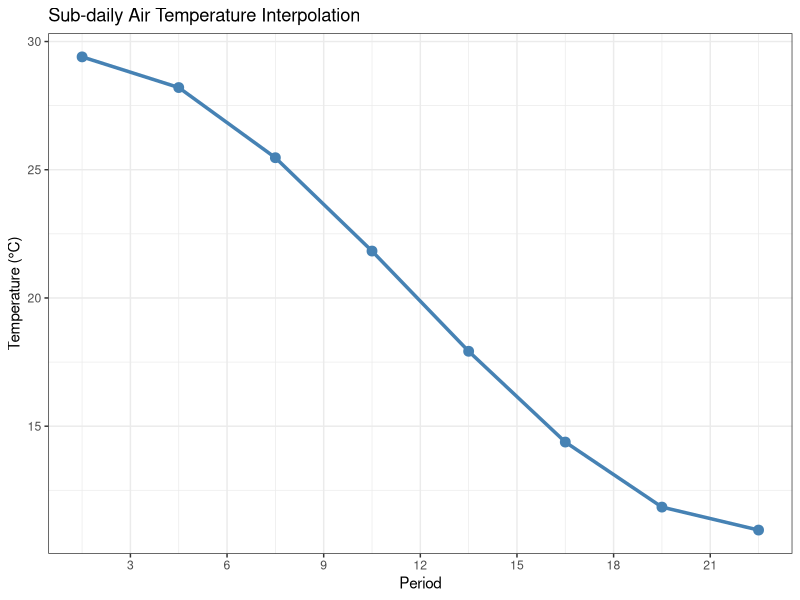

Recreate this plot in R.
## ---- chunk 1
library(ggplot2)

Tmin <- 10
Tmax <- 30

# Define 3-hour periods (1 to 8)
periods <- 1:8

# Calculate temperature range
range <- Tmax - Tmin

# Compute TRF and corresponding sub-daily temperatures
TRF <- 0.92105 + 0.1140 * periods - 0.0703 * periods^2 + 0.0053 * periods^3
T_subdaily <- Tmin + TRF * range

# Create a data frame for plotting
df <- data.frame(
    Hour = seq(1.5, 24, by = 3), # center of each 3-hour period
    Temperature = T_subdaily
)

# Plot
ggplot(df, aes(x = Hour, y = Temperature)) +
    geom_line(color = "steelblue", size = 1.2) +
    geom_point(size = 3, color = "steelblue") +
    scale_x_continuous(breaks = seq(0, 24, by = 3)) +
    labs(
        title = "Sub-daily Air Temperature Interpolation",
        x = "Period",
        y = "Temperature (°C)"
    ) +
    theme_bw()

